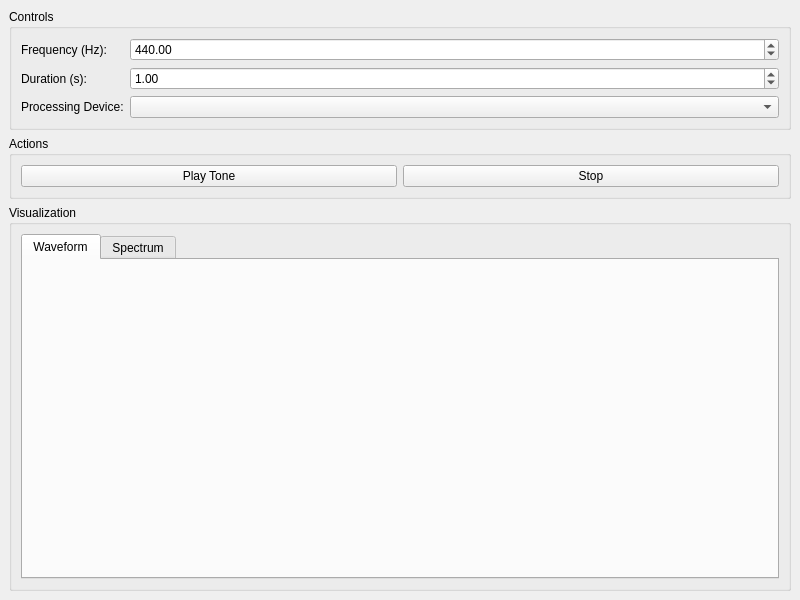
<?xml version="1.0" encoding="UTF-8"?>
<ui version="4.0">
 <class>MainWindow</class>
 <widget class="QMainWindow" name="MainWindow">
  <property name="geometry">
   <rect>
    <x>0</x>
    <y>0</y>
    <width>800</width>
    <height>600</height>
   </rect>
  </property>
  <property name="windowTitle">
   <string>Sound Hz Emitter</string>
  </property>
  <widget class="QWidget" name="centralwidget">
   <layout class="QVBoxLayout" name="verticalLayout">
    <item>
     <widget class="QGroupBox" name="groupBox">
      <property name="title">
       <string>Controls</string>
      </property>
      <layout class="QFormLayout" name="formLayout">
       <item row="0" column="0">
        <widget class="QLabel" name="label">
         <property name="text">
          <string>Frequency (Hz):</string>
         </property>
        </widget>
       </item>
       <item row="0" column="1">
        <widget class="QDoubleSpinBox" name="frequencySpinBox">
         <property name="minimum">
          <double>20.000000000000000</double>
         </property>
         <property name="maximum">
          <double>20000.000000000000000</double>
         </property>
         <property name="value">
          <double>440.000000000000000</double>
         </property>
        </widget>
       </item>
       <item row="1" column="0">
        <widget class="QLabel" name="label_2">
         <property name="text">
          <string>Duration (s):</string>
         </property>
        </widget>
       </item>
       <item row="1" column="1">
        <widget class="QDoubleSpinBox" name="durationSpinBox">
         <property name="minimum">
          <double>0.100000000000000</double>
         </property>
         <property name="maximum">
          <double>10.000000000000000</double>
         </property>
         <property name="value">
          <double>1.000000000000000</double>
         </property>
        </widget>
       </item>
       <item row="2" column="0">
        <widget class="QLabel" name="label_3">
         <property name="text">
          <string>Processing Device:</string>
         </property>
        </widget>
       </item>
       <item row="2" column="1">
        <widget class="QComboBox" name="deviceComboBox"/>
       </item>
      </layout>
     </widget>
    </item>
    <item>
     <widget class="QGroupBox" name="groupBox_2">
      <property name="title">
       <string>Actions</string>
      </property>
      <layout class="QHBoxLayout" name="horizontalLayout">
       <item>
        <widget class="QPushButton" name="playButton">
         <property name="text">
          <string>Play Tone</string>
         </property>
        </widget>
       </item>
       <item>
        <widget class="QPushButton" name="stopButton">
         <property name="text">
          <string>Stop</string>
         </property>
        </widget>
       </item>
      </layout>
     </widget>
    </item>
    <item>
     <widget class="QGroupBox" name="groupBox_3">
      <property name="title">
       <string>Visualization</string>
      </property>
      <layout class="QVBoxLayout" name="verticalLayout_2">
       <item>
        <widget class="QTabWidget" name="tabWidget">
         <property name="currentIndex">
          <number>0</number>
         </property>
         <widget class="QWidget" name="tab">
          <attribute name="title">
           <string>Waveform</string>
          </attribute>
          <layout class="QVBoxLayout" name="verticalLayout_3">
           <item>
            <widget class="QWidget" name="waveformPlot" native="true"/>
           </item>
          </layout>
         </widget>
         <widget class="QWidget" name="tab_2">
          <attribute name="title">
           <string>Spectrum</string>
          </attribute>
          <layout class="QVBoxLayout" name="verticalLayout_4">
           <item>
            <widget class="QWidget" name="spectrumPlot" native="true"/>
           </item>
          </layout>
         </widget>
        </widget>
       </item>
      </layout>
     </widget>
    </item>
   </layout>
  </widget>
 </widget>
 <resources/>
 <connections/>
</ui>
